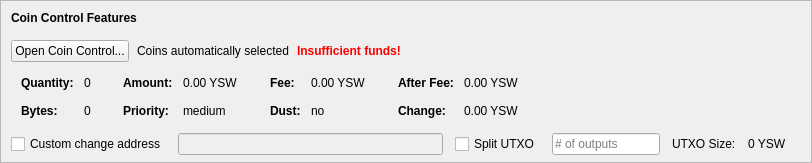
    <widget class="QFrame" name="frameCoinControl">
     <property name="sizePolicy">
      <sizepolicy hsizetype="Expanding" vsizetype="Expanding">
       <horstretch>0</horstretch>
       <verstretch>0</verstretch>
      </sizepolicy>
     </property>
     <property name="maximumSize">
      <size>
       <width>16777215</width>
       <height>16777215</height>
      </size>
     </property>
     <property name="frameShape">
      <enum>QFrame::StyledPanel</enum>
     </property>
     <property name="frameShadow">
      <enum>QFrame::Sunken</enum>
     </property>
     <layout class="QVBoxLayout" name="verticalLayoutCoinControl2">
      <property name="spacing">
       <number>0</number>
      </property>
      <property name="leftMargin">
       <number>0</number>
      </property>
      <property name="topMargin">
       <number>0</number>
      </property>
      <property name="rightMargin">
       <number>0</number>
      </property>
      <property name="bottomMargin">
       <number>6</number>
      </property>
      <item>
       <layout class="QVBoxLayout" name="verticalLayoutCoinControl" stretch="0,0,0,0,1">
        <property name="spacing">
         <number>0</number>
        </property>
        <property name="leftMargin">
         <number>10</number>
        </property>
        <property name="topMargin">
         <number>10</number>
        </property>
        <item>
         <layout class="QHBoxLayout" name="horizontalLayoutCoinControl1">
          <property name="bottomMargin">
           <number>15</number>
          </property>
          <item>
           <widget class="QLabel" name="labelCoinControlFeatures">
            <property name="sizePolicy">
             <sizepolicy hsizetype="Preferred" vsizetype="Maximum">
              <horstretch>0</horstretch>
              <verstretch>0</verstretch>
             </sizepolicy>
            </property>
            <property name="font">
             <font>
              <weight>75</weight>
              <bold>true</bold>
             </font>
            </property>
            <property name="styleSheet">
             <string notr="true">font-weight:bold;</string>
            </property>
            <property name="text">
             <string>Coin Control Features</string>
            </property>
           </widget>
          </item>
         </layout>
        </item>
        <item>
         <layout class="QHBoxLayout" name="horizontalLayoutCoinControl2" stretch="0,0,0,0">
          <property name="spacing">
           <number>8</number>
          </property>
          <property name="bottomMargin">
           <number>10</number>
          </property>
          <item>
           <widget class="QPushButton" name="pushButtonCoinControl">
            <property name="styleSheet">
             <string notr="true"/>
            </property>
            <property name="text">
             <string>Open Coin Control...</string>
            </property>
            <property name="autoDefault">
             <bool>false</bool>
            </property>
           </widget>
          </item>
          <item>
           <widget class="QLabel" name="labelCoinControlAutomaticallySelected">
            <property name="text">
             <string>Coins automatically selected</string>
            </property>
            <property name="margin">
             <number>5</number>
            </property>
           </widget>
          </item>
          <item>
           <widget class="QLabel" name="labelCoinControlInsuffFunds">
            <property name="font">
             <font>
              <weight>75</weight>
              <bold>true</bold>
             </font>
            </property>
            <property name="styleSheet">
             <string notr="true">color:red;font-weight:bold;</string>
            </property>
            <property name="text">
             <string>Insufficient funds!</string>
            </property>
            <property name="margin">
             <number>5</number>
            </property>
           </widget>
          </item>
          <item>
           <spacer name="horizontalSpacerCoinControl">
            <property name="orientation">
             <enum>Qt::Horizontal</enum>
            </property>
            <property name="sizeHint" stdset="0">
             <size>
              <width>40</width>
              <height>1</height>
             </size>
            </property>
           </spacer>
          </item>
         </layout>
        </item>
        <item>
         <widget class="QWidget" name="widgetCoinControl" native="true">
          <property name="sizePolicy">
           <sizepolicy hsizetype="Preferred" vsizetype="Preferred">
            <horstretch>0</horstretch>
            <verstretch>0</verstretch>
           </sizepolicy>
          </property>
          <property name="minimumSize">
           <size>
            <width>0</width>
            <height>0</height>
           </size>
          </property>
          <property name="styleSheet">
           <string notr="true"/>
          </property>
          <layout class="QHBoxLayout" name="horizontalLayoutCoinControl5">
           <property name="leftMargin">
            <number>0</number>
           </property>
           <property name="topMargin">
            <number>0</number>
           </property>
           <property name="rightMargin">
            <number>0</number>
           </property>
           <property name="bottomMargin">
            <number>0</number>
           </property>
           <item>
            <layout class="QHBoxLayout" name="horizontalLayoutCoinControl3" stretch="0,0,0,1">
             <property name="spacing">
              <number>20</number>
             </property>
             <property name="topMargin">
              <number>0</number>
             </property>
             <property name="bottomMargin">
              <number>10</number>
             </property>
             <item>
              <layout class="QFormLayout" name="formLayoutCoinControl1">
               <property name="horizontalSpacing">
                <number>10</number>
               </property>
               <property name="verticalSpacing">
                <number>14</number>
               </property>
               <property name="leftMargin">
                <number>10</number>
               </property>
               <property name="topMargin">
                <number>4</number>
               </property>
               <property name="rightMargin">
                <number>6</number>
               </property>
               <item row="0" column="0">
                <widget class="QLabel" name="labelCoinControlQuantityText">
                 <property name="font">
                  <font>
                   <weight>75</weight>
                   <bold>true</bold>
                  </font>
                 </property>
                 <property name="text">
                  <string>Quantity:</string>
                 </property>
                 <property name="margin">
                  <number>0</number>
                 </property>
                </widget>
               </item>
               <item row="0" column="1">
                <widget class="QLabel" name="labelCoinControlQuantity">
                 <property name="cursor">
                  <cursorShape>IBeamCursor</cursorShape>
                 </property>
                 <property name="contextMenuPolicy">
                  <enum>Qt::ActionsContextMenu</enum>
                 </property>
                 <property name="text">
                  <string notr="true">0</string>
                 </property>
                 <property name="margin">
                  <number>0</number>
                 </property>
                 <property name="textInteractionFlags">
                  <set>Qt::LinksAccessibleByMouse|Qt::TextSelectableByKeyboard|Qt::TextSelectableByMouse</set>
                 </property>
                </widget>
               </item>
               <item row="1" column="0">
                <widget class="QLabel" name="labelCoinControlBytesText">
                 <property name="font">
                  <font>
                   <weight>75</weight>
                   <bold>true</bold>
                  </font>
                 </property>
                 <property name="text">
                  <string>Bytes:</string>
                 </property>
                </widget>
               </item>
               <item row="1" column="1">
                <widget class="QLabel" name="labelCoinControlBytes">
                 <property name="cursor">
                  <cursorShape>IBeamCursor</cursorShape>
                 </property>
                 <property name="contextMenuPolicy">
                  <enum>Qt::ActionsContextMenu</enum>
                 </property>
                 <property name="text">
                  <string notr="true">0</string>
                 </property>
                 <property name="textInteractionFlags">
                  <set>Qt::LinksAccessibleByMouse|Qt::TextSelectableByKeyboard|Qt::TextSelectableByMouse</set>
                 </property>
                </widget>
               </item>
              </layout>
             </item>
             <item>
              <layout class="QFormLayout" name="formLayoutCoinControl2">
               <property name="horizontalSpacing">
                <number>10</number>
               </property>
               <property name="verticalSpacing">
                <number>14</number>
               </property>
               <property name="leftMargin">
                <number>6</number>
               </property>
               <property name="topMargin">
                <number>4</number>
               </property>
               <property name="rightMargin">
                <number>6</number>
               </property>
               <item row="0" column="0">
                <widget class="QLabel" name="labelCoinControlAmountText">
                 <property name="font">
                  <font>
                   <weight>75</weight>
                   <bold>true</bold>
                  </font>
                 </property>
                 <property name="text">
                  <string>Amount:</string>
                 </property>
                 <property name="margin">
                  <number>0</number>
                 </property>
                </widget>
               </item>
               <item row="0" column="1">
                <widget class="QLabel" name="labelCoinControlAmount">
                 <property name="cursor">
                  <cursorShape>IBeamCursor</cursorShape>
                 </property>
                 <property name="contextMenuPolicy">
                  <enum>Qt::ActionsContextMenu</enum>
                 </property>
                 <property name="text">
                  <string notr="true">0.00 YSW</string>
                 </property>
                 <property name="textInteractionFlags">
                  <set>Qt::LinksAccessibleByMouse|Qt::TextSelectableByKeyboard|Qt::TextSelectableByMouse</set>
                 </property>
                </widget>
               </item>
               <item row="1" column="0">
                <widget class="QLabel" name="labelCoinControlPriorityText">
                 <property name="font">
                  <font>
                   <weight>75</weight>
                   <bold>true</bold>
                  </font>
                 </property>
                 <property name="text">
                  <string>Priority:</string>
                 </property>
                </widget>
               </item>
               <item row="1" column="1">
                <widget class="QLabel" name="labelCoinControlPriority">
                 <property name="cursor">
                  <cursorShape>IBeamCursor</cursorShape>
                 </property>
                 <property name="contextMenuPolicy">
                  <enum>Qt::ActionsContextMenu</enum>
                 </property>
                 <property name="text">
                  <string>medium</string>
                 </property>
                 <property name="textInteractionFlags">
                  <set>Qt::LinksAccessibleByMouse|Qt::TextSelectableByKeyboard|Qt::TextSelectableByMouse</set>
                 </property>
                </widget>
               </item>
              </layout>
             </item>
             <item>
              <layout class="QFormLayout" name="formLayoutCoinControl3">
               <property name="horizontalSpacing">
                <number>10</number>
               </property>
               <property name="verticalSpacing">
                <number>14</number>
               </property>
               <property name="leftMargin">
                <number>6</number>
               </property>
               <property name="topMargin">
                <number>4</number>
               </property>
               <property name="rightMargin">
                <number>6</number>
               </property>
               <item row="0" column="0">
                <widget class="QLabel" name="labelCoinControlFeeText">
                 <property name="font">
                  <font>
                   <weight>75</weight>
                   <bold>true</bold>
                  </font>
                 </property>
                 <property name="text">
                  <string>Fee:</string>
                 </property>
                 <property name="margin">
                  <number>0</number>
                 </property>
                </widget>
               </item>
               <item row="0" column="1">
                <widget class="QLabel" name="labelCoinControlFee">
                 <property name="cursor">
                  <cursorShape>IBeamCursor</cursorShape>
                 </property>
                 <property name="contextMenuPolicy">
                  <enum>Qt::ActionsContextMenu</enum>
                 </property>
                 <property name="text">
                  <string notr="true">0.00 YSW</string>
                 </property>
                 <property name="textInteractionFlags">
                  <set>Qt::LinksAccessibleByMouse|Qt::TextSelectableByKeyboard|Qt::TextSelectableByMouse</set>
                 </property>
                </widget>
               </item>
               <item row="1" column="0">
                <widget class="QLabel" name="labelCoinControlLowOutputText">
                 <property name="font">
                  <font>
                   <weight>75</weight>
                   <bold>true</bold>
                  </font>
                 </property>
                 <property name="text">
                  <string>Dust:</string>
                 </property>
                </widget>
               </item>
               <item row="1" column="1">
                <widget class="QLabel" name="labelCoinControlLowOutput">
                 <property name="cursor">
                  <cursorShape>IBeamCursor</cursorShape>
                 </property>
                 <property name="contextMenuPolicy">
                  <enum>Qt::ActionsContextMenu</enum>
                 </property>
                 <property name="text">
                  <string>no</string>
                 </property>
                 <property name="textInteractionFlags">
                  <set>Qt::LinksAccessibleByMouse|Qt::TextSelectableByKeyboard|Qt::TextSelectableByMouse</set>
                 </property>
                </widget>
               </item>
              </layout>
             </item>
             <item>
              <layout class="QFormLayout" name="formLayoutCoinControl4">
               <property name="horizontalSpacing">
                <number>10</number>
               </property>
               <property name="verticalSpacing">
                <number>14</number>
               </property>
               <property name="leftMargin">
                <number>6</number>
               </property>
               <property name="topMargin">
                <number>4</number>
               </property>
               <property name="rightMargin">
                <number>6</number>
               </property>
               <item row="0" column="0">
                <widget class="QLabel" name="labelCoinControlAfterFeeText">
                 <property name="font">
                  <font>
                   <weight>75</weight>
                   <bold>true</bold>
                  </font>
                 </property>
                 <property name="text">
                  <string>After Fee:</string>
                 </property>
                 <property name="margin">
                  <number>0</number>
                 </property>
                </widget>
               </item>
               <item row="0" column="1">
                <widget class="QLabel" name="labelCoinControlAfterFee">
                 <property name="cursor">
                  <cursorShape>IBeamCursor</cursorShape>
                 </property>
                 <property name="contextMenuPolicy">
                  <enum>Qt::ActionsContextMenu</enum>
                 </property>
                 <property name="text">
                  <string notr="true">0.00 YSW</string>
                 </property>
                 <property name="textInteractionFlags">
                  <set>Qt::LinksAccessibleByMouse|Qt::TextSelectableByKeyboard|Qt::TextSelectableByMouse</set>
                 </property>
                </widget>
               </item>
               <item row="1" column="0">
                <widget class="QLabel" name="labelCoinControlChangeText">
                 <property name="font">
                  <font>
                   <weight>75</weight>
                   <bold>true</bold>
                  </font>
                 </property>
                 <property name="text">
                  <string>Change:</string>
                 </property>
                </widget>
               </item>
               <item row="1" column="1">
                <widget class="QLabel" name="labelCoinControlChange">
                 <property name="cursor">
                  <cursorShape>IBeamCursor</cursorShape>
                 </property>
                 <property name="contextMenuPolicy">
                  <enum>Qt::ActionsContextMenu</enum>
                 </property>
                 <property name="text">
                  <string notr="true">0.00 YSW</string>
                 </property>
                 <property name="textInteractionFlags">
                  <set>Qt::LinksAccessibleByMouse|Qt::TextSelectableByKeyboard|Qt::TextSelectableByMouse</set>
                 </property>
                </widget>
               </item>
              </layout>
             </item>
            </layout>
           </item>
          </layout>
         </widget>
        </item>
        <item>
         <layout class="QHBoxLayout" name="horizontalLayoutCoinControl4" stretch="0,0,0,0,0,0,0">
          <property name="spacing">
           <number>12</number>
          </property>
          <property name="sizeConstraint">
           <enum>QLayout::SetDefaultConstraint</enum>
          </property>
          <property name="topMargin">
           <number>5</number>
          </property>
          <property name="rightMargin">
           <number>5</number>
          </property>
          <item>
           <widget class="QCheckBox" name="checkBoxCoinControlChange">
            <property name="toolTip">
             <string>If this is activated, but the change address is empty or invalid, change will be sent to a newly generated address.</string>
            </property>
            <property name="text">
             <string>Custom change address</string>
            </property>
           </widget>
          </item>
          <item>
           <widget class="QValidatedLineEdit" name="lineEditCoinControlChange">
            <property name="enabled">
             <bool>false</bool>
            </property>
            <property name="sizePolicy">
             <sizepolicy hsizetype="Expanding" vsizetype="Fixed">
              <horstretch>0</horstretch>
              <verstretch>0</verstretch>
             </sizepolicy>
            </property>
           </widget>
          </item>
          <item>
           <widget class="QCheckBox" name="splitBlockCheckBox">
            <property name="text">
             <string>Split UTXO</string>
            </property>
           </widget>
          </item>
          <item>
           <widget class="QLineEdit" name="splitBlockLineEdit">
            <property name="sizePolicy">
             <sizepolicy hsizetype="Fixed" vsizetype="Fixed">
              <horstretch>50</horstretch>
              <verstretch>0</verstretch>
             </sizepolicy>
            </property>
            <property name="placeholderText">
             <string># of outputs</string>
            </property>
           </widget>
          </item>
          <item>
           <widget class="QLabel" name="labelBlockSizeText">
            <property name="text">
             <string>UTXO Size:</string>
            </property>
           </widget>
          </item>
          <item>
           <widget class="QLabel" name="labelBlockSize">
            <property name="text">
             <string>0 YSW</string>
            </property>
           </widget>
          </item>
          <item>
           <widget class="QLabel" name="labelCoinControlChangeLabel">
            <property name="sizePolicy">
             <sizepolicy hsizetype="Preferred" vsizetype="Expanding">
              <horstretch>0</horstretch>
              <verstretch>0</verstretch>
             </sizepolicy>
            </property>
            <property name="minimumSize">
             <size>
              <width>0</width>
              <height>0</height>
             </size>
            </property>
            <property name="text">
             <string/>
            </property>
            <property name="margin">
             <number>3</number>
            </property>
           </widget>
          </item>
         </layout>
        </item>
        <item>
         <spacer name="verticalSpacerCoinControl">
          <property name="orientation">
           <enum>Qt::Vertical</enum>
          </property>
          <property name="sizeHint" stdset="0">
           <size>
            <width>800</width>
            <height>1</height>
           </size>
          </property>
         </spacer>
        </item>
       </layout>
      </item>
     </layout>
    </widget>
